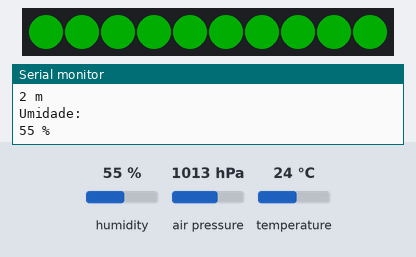
The sketch below on a simulated ESP32. On the bench: 10 RGB LEDs in strip order, left to right, the last lines printed to the serial monitor. The test bench sets the inputs (shaded band); at power-on: temperature 24 °C, humidity 55 %, air pressure 1013 hPa. Dim RGB values are drawn brighter than linear.

Above: at 3.6 s.
3.7 s: temperature set to 29.2 °C
At 10.16 s:
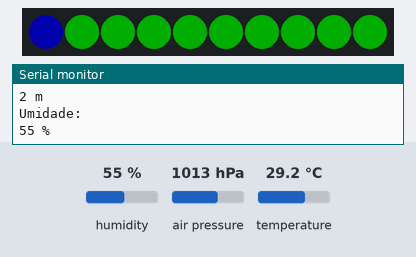
17.7 s: temperature set to 30.6 °C
25.1 s: humidity set to 22 %
At 33.9 s:
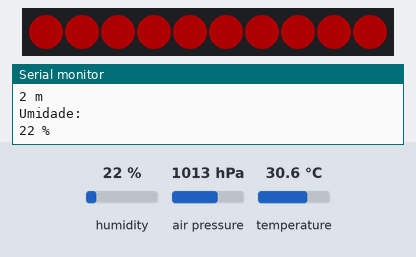
38.1 s: air pressure set to 952 hPa
At 49.75 s:
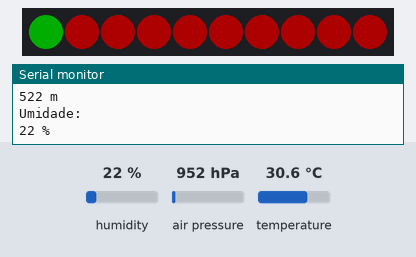
51.6 s: temperature set to 12 °C
At 57.1 s:
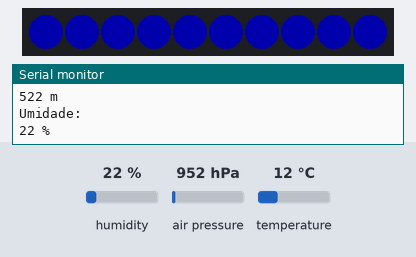
61.3 s: humidity set to 26 %
Timing chart, 0 to 64.3 s (numbered marks = the images above; inputs shaded):
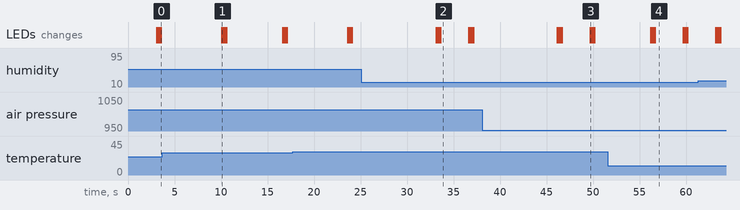

Measured:
- after the input at 25.1 s, the LEDs: first change after 8.0 s (image 2 shows a later state)
- after the input at 38.1 s, the LEDs: first differ from a run without the input after 11.6 s (image 3)
- after the input at 51.6 s, the LEDs: first change after 4.6 s (image 4 shows a later state)
- what the display in image 2 shows lasts 3.1 s, from 33.6 s to 36.7 s

The sketch:

main.ino
```cpp
#include <Arduino.h>
#if defined(ESP32)
  #include <WiFi.h>
#elif defined(ESP8266)
  #include <ESP8266WiFi.h>
#endif
#include <Firebase_ESP_Client.h>

#include "addons/TokenHelper.h"
#include "addons/RTDBHelper.h"

#define WIFI_SSID "APTO101"
#define WIFI_PASSWORD "chmL231618"

#define DATABASE_URL "https://environment-meter-dragon-6235c-default-rtdb.firebaseio.com/"
#define API_KEY "AIzaSyDukadnVTFE8Gfeatz2cQhu_YReSLSKFF4"

FirebaseData fbdo;
FirebaseAuth auth;
FirebaseConfig config;

unsigned long sendDataPrevMillis = 0;
int count = 0;
bool signUp = false;

#include <Wire.h>
#include <Adafruit_NeoPixel.h>
#include <Adafruit_BME280.h>
#include <Adafruit_Sensor.h>
#ifdef __AVR__
#include <avr/power.h>
#endif

//sensor
#define SEALEVELPRESSURE_HPA (1013.25)
//leds
#define LED_PIN 21
#define LED_COUNT 10

//leds
Adafruit_NeoPixel strip(LED_COUNT, LED_PIN, NEO_GRB + NEO_KHZ800);
//sensor
Adafruit_BME280 bme;

unsigned long delayTime;
int temperatura, pressao, altitude, umidade;

void setup()
{
    Serial.begin(9600);

    Serial.println("Setando os LEDS.....");
    strip.begin();
    strip.show();
    strip.setBrightness(50);

    Serial.println("LEDs ok, setando sensor.......");
    bool status;
    status = bme.begin(0x76);
    if(!status){
      Serial.println("Não foi possível encontrar um sensor BME280 válido, tente reconectar os fios");
      while(1);
    }
    Serial.println("BME280 setado");

    delayTime = 3000;
}

void loop()
{
    valoresSensor();
    delay(delayTime);
    analiseDados();
}

void cascataLeds(uint32_t color, int wait)
{
    for (int i = 0; i < strip.numPixels(); i++)
    {
        strip.setPixelColor(i, color);
        strip.show();
        delay(wait);
    }
}

void valoresSensor(){
  temperatura = bme.readTemperature();
  pressao = bme.readPressure() / 100.0F;
  altitude = bme.readAltitude(SEALEVELPRESSURE_HPA);
  umidade = bme.readHumidity();

  Serial.println("Temperatura: ");
  Serial.print(temperatura);
  Serial.println(" *C");
  Serial.println("Pressão: ");
  Serial.print(pressao);
  Serial.println(" hpa");
  Serial.println("Altitude: ");
  Serial.print(altitude);
  Serial.println(" m");
  Serial.println("Umidade: ");
  Serial.print(umidade);
  Serial.println(" %");

}

void analiseDados(){
  //temperatura
  if(temperatura > 30)
    cascataLeds(strip.Color(255,   0,   0), 50);
  if(temperatura < 30 && temperatura > 20)
    cascataLeds(strip.Color(0,   255,   0), 50);
  if(temperatura < 20)
    cascataLeds(strip.Color(0,   0,   255), 50);

  delay(delayTime);

  //umidade
  if(umidade < 25)
    cascataLeds(strip.Color(255,   0,   0), 50);
  else if(umidade > 50 && umidade < 80)
    cascataLeds(strip.Color(0,   255,   0), 50);
  else if(umidade > 80)
    cascataLeds(strip.Color(0,   0,   255), 50);

  delay(delayTime);

  //altitude
  if(altitude < 300)
    cascataLeds(strip.Color(0,   0,   255), 50);
  else if(altitude > 300 && altitude < 15000)
    cascataLeds(strip.Color(0,   255,   0), 50);
  else if(altitude > 15000)
    cascataLeds(strip.Color(240,   200,   0), 50);
  delay(delayTime);
}
```
